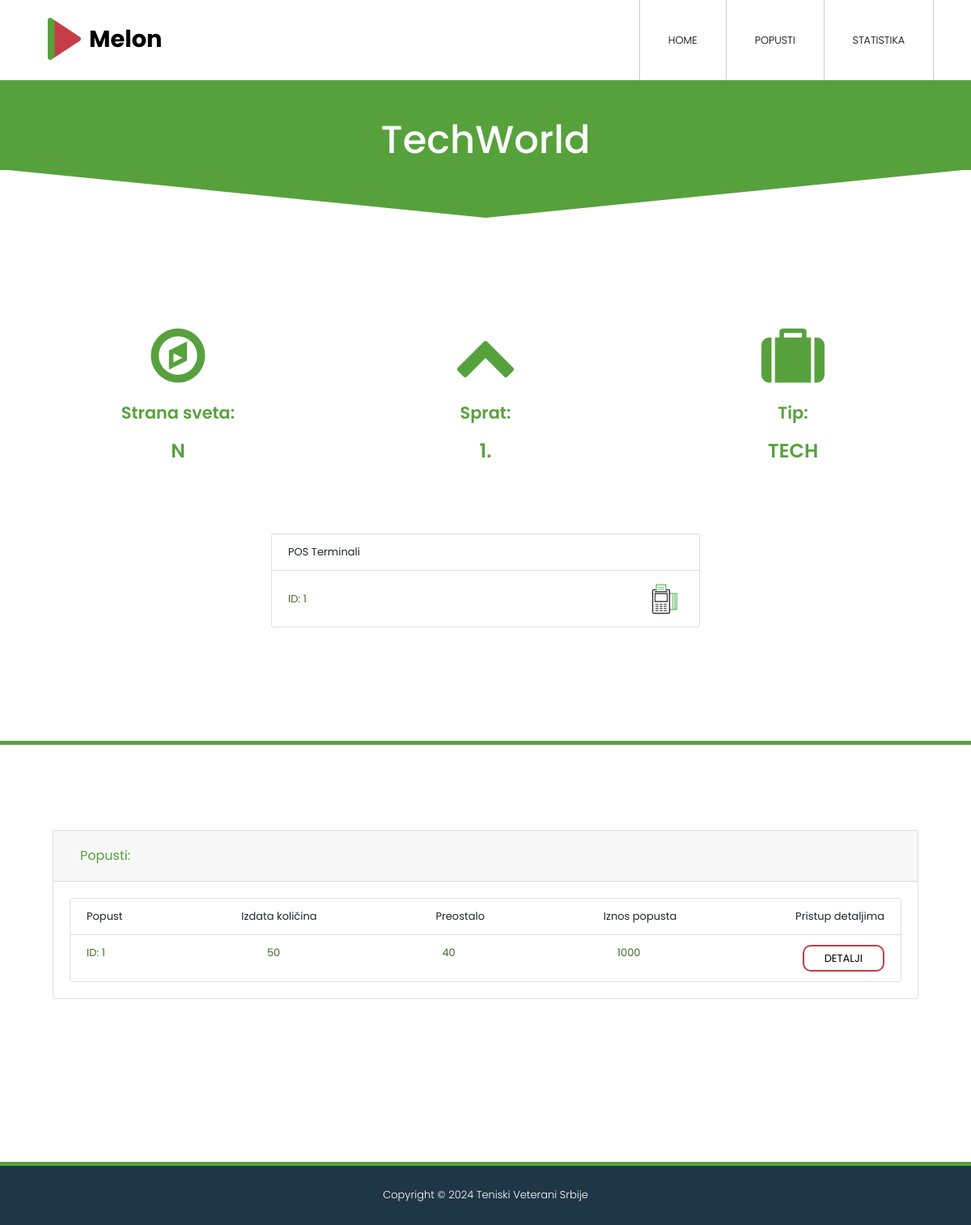
The app's page / (signed in) with its own data.
### MelonApp/models.py (models this page shows)
class Firma(models.Model):
    id = models.AutoField(db_column='ID', primary_key=True, blank=True)  # Field name made lowercase.
    naziv = models.CharField(db_column='NAZIV',max_length=30)  # Field name made lowercase.
    sprat = models.IntegerField(db_column='SPRAT', blank=True, null=True)  # Field name made lowercase.
    strana_sveta = models.CharField(db_column='STRANA_SVETA', blank=True, null=True,max_length=30)  # Field name made lowercase.
    username = models.CharField(db_column='USERNAME', blank=True, null=True,max_length=30)  # Field name made lowercase.
    password = models.CharField(db_column='PASSWORD', blank=True, null=True,max_length=30)  # Field name made lowercase.
    tip = models.CharField(db_column='TIP', blank=True, null=True,max_length=30)  # Field name made lowercase.
    class Meta:
        managed = False
        db_table = 'FIRMA'

class Pos(models.Model):
    id = models.AutoField(db_column='ID', primary_key=True, blank=True)  # Field name made lowercase.
    idf = models.ForeignKey(Firma, models.DO_NOTHING, db_column='IDF')  # Field name made lowercase.
    class Meta:
        managed = False
        db_table = 'POS'

class Promocija(models.Model):
    id = models.AutoField(db_column='ID', primary_key=True, blank=True)  # Field name made lowercase.
    idf = models.ForeignKey(Firma, models.DO_NOTHING, db_column='IDF')  # Field name made lowercase.
    iskorisceno = models.IntegerField(db_column='ISKORISCENO', blank=True, null=True)  # Field name made lowercase.
    ukupno = models.IntegerField(db_column='UKUPNO', blank=True, null=True)  # Field name made lowercase.
    minimalan_iznos = models.IntegerField(db_column='MINIMALAN_IZNOS', blank=True,
                                          null=True)  # Field name made lowercase.
    od = models.DateTimeField(db_column='OD', blank=True, null=True)  # Field name made lowercase.
    do = models.DateTimeField(db_column='DO', blank=True, null=True)  # Field name made lowercase.
    flat_popust = models.IntegerField(db_column='FLAT_POPUST', blank=True, null=True)  # Field name made lowercase.
    procenat_popust = models.IntegerField(db_column='PROCENAT_POPUST', blank=True,
                                          null=True)  # Field name made lowercase.
    max_iznos = models.IntegerField(db_column='MAX_IZNOS', blank=True, null=True)  # Field name made lowercase.
    class Meta:
        managed = False
        db_table = 'PROMOCIJA'

### MelonApp/views.py (the view)
# urls.py: path('', views.landingPage, name="landingPage"),
@login_required
def landingPage(request):
    firma = Firma.objects.filter(username=request.user.username).first()
    context = {}
    if firma:
        context['strana_sveta'] = firma.strana_sveta
        context['sprat'] = firma.sprat
        context['tip'] = firma.tip
        context['naziv'] = firma.naziv
    pos_terminals = Pos.objects.filter(idf=firma)
    if pos_terminals:
        context['pos_terminals'] = pos_terminals
    promotions = Promocija.objects.filter(idf=firma.id)
    if promotions:
        context['promotions'] = promotions
    return render(request, 'index.html', context)

### templates/index.html (shortened to what this page needs)
{% extends 'base.html' %}
{% load static %}
{% block content %}
              <div class="tm-section-2">
                <div class="container">
                    <div class="row">
                        <div class="col text-center">
                            <br>
                            <br>
                            <h2 class="tm-section-title">{{ naziv }} </h2>
                        </div>
                    </div>
                </div>
            </div>
            <div class="tm-section tm-position-relative">
                <svg xmlns="http://www.w3.org/2000/svg" viewBox="0 0 100 100" preserveAspectRatio="none" class="tm-section-down-arrow">
                    <polygon fill="#57a13d" points="0,0  100,0  50,60"></polygon>
                </svg>
                <div class="container tm-pt-5 tm-pb-4">
                    <div class="row text-center">
                        <article class="col-sm-12 col-md-4 col-lg-4 col-xl-4 tm-article">
                            <i class="fa tm-fa-6x fa-compass tm-color-primary tm-margin-b-20"></i>
                            <h3 class="tm-color-primary tm-article-title-1">Strana sveta:</h3>
                            <h4  class="text-uppercase tm-color-primary tm-font-semibold">
                                 {% if strana_sveta %}
                                    {{ strana_sveta }}
                                {% else %}
                                    N/A
                                {% endif %}
                            </h4>
                        </article>
                        <article class="col-sm-12 col-md-4 col-lg-4 col-xl-4 tm-article">
                            <i class="fa tm-fa-6x fa-chevron-up tm-color-primary tm-margin-b-20"></i>
                            <h3 class="tm-color-primary tm-article-title-1">Sprat:</h3>
                            <h4  class="text-uppercase tm-color-primary tm-font-semibold">
                                 {% if sprat %}
                                    {{ sprat }}.
                                {% else %}
                                    0
                                {% endif %}
                            </h4>
                        </article>
                        <article class="col-sm-12 col-md-4 col-lg-4 col-xl-4 tm-article">
                            <i class="fa tm-fa-6x fa-suitcase tm-color-primary tm-margin-b-20"></i>
                            <h3 class="tm-color-primary tm-article-title-1">Tip:</h3>
                            <h4  class="text-uppercase tm-color-primary tm-font-semibold">
                                {% if tip %}
                                    {{ tip }}
                                {% else %}
                                    N/A
                                {% endif %}
                            </h4>
                        </article>
                        <article class="col-sm-12 col-md-4 col-lg-12 col-xl-12 tm-article d-flex justify-content-center ">
                            <ul class="list-group  " style="width: 50%">
                                      <li class="list-group-item">
                                        <div class="d-flex justify-content-between align-content-center ">
                                          <span style="align-items: center">POS Terminali</span>
                                        </div>
                                      </li>
                                       {% for pos in pos_terminals %}
                                            <li class="list-group-item">
                                                <div class="d-flex justify-content-between tm-color-primary2">
                                                    <span class="align-content-center">ID: {{ pos.id }}</span>
                                                    <span><img src="{% static 'img/img.png' %}" alt="" style="width: 45px; height: 45px;"></span>
                                                </div>
                                            </li>
                                            {% empty %}
                                            <li class="list-group-item">
                                                <div class="d-flex justify-content-between tm-color-primary2">
                                                    <span>Nema POS Terminala</span>
                                                </div>
                                            </li>
                                        {% endfor %}
                                    </ul>
                        </article>
                    </div>
                </div>
            </div>
            <div class="green-line"></div>
            <div >
                <div class="tm-section tm-section-pad" >
                        <div class="col-sm-12 col-md-12 col-lg-12 col-xl-12 ">
                            <div id="accordion">
                              <div class="card">
                                <div class="card-header" id="headingOne">
                                  <h5 class="mb-0">
                                    <button class=" tm-color-primary btn btn-link" data-toggle="collapse" data-target="#collapseOne" aria-expanded="true" aria-controls="collapseOne">
                                      Popusti:
                                    </button>
                                  </h5>
                                </div>
                                {% load mathfilters %}
                                <div id="collapseOne" class="collapse show " aria-labelledby="headingOne" data-parent="#accordion">
                                  <div class="card-body">
                                  <ul class="list-group">
                                      <li class="list-group-item">
                                        <div class="d-flex justify-content-between">
                                          <span>Popust</span>
                                          <span>Izdata količina</span>
                                          <span>Preostalo</span>
                                          <span>Iznos popusta</span>
                                          <span>Pristup detaljima</span>
                                        </div>
                                      </li>
                                      {% for prom in promotions %}
                                      <li class="list-group-item">
                                        <div class="d-flex justify-content-between tm-color-primary2">
                                          <span>ID: {{ prom.id }}</span>
                                          <span>{{ prom.ukupno }}</span>
                                          <span>{{ prom.ukupno|sub:prom.iskorisceno }}</span>
                                          <span>
                                              {% if prom.flat_popust %}
                                                    {{ prom.flat_popust }}
                                                {% else %}
                                                    {{ prom.procenat_popust }}%
                                                {% endif %}
                                          </span>
                                          <span><button class="tm-btn-white-bordered" onclick="showModal('{{ prom.id }}')"> Detalji</button></span>
                                        </div>
                                      </li>
                                      {% endfor %}
                                    </ul>
                                  </div>
                                </div>
                              </div>
                            </div>
                        </div>
                </div>
            </div>
            <div class="green-line"></div>
        <div >
            <footer class="tm-bg-dark-blue">
                <div class="container">
                    <div class="row">
                        <p class="col-sm-12 text-center tm-font-light tm-color-white p-4 tm-margin-b-0">
                        Copyright &copy; <span class="tm-current-year">2024</span> Teniski Veterani Srbije
                    </div>
                </div>
            </footer>
        </div>
{% endblock %}

### static/css/tooplate-style.css (style rules this page uses)
body { font-family: 'Poppins', 'Quicksand', Arial, sans-serif; font-size: 13px; font-weight: 400; overflow-x: hidden; }
a, button { transition: all 0.3s ease; }
.green-line { width: 100%; height: 5px; background-color: #57a13d; position: relative; }
.tm-position-relative { position: relative; }
.tm-fa-6x { font-size: 6em; }
.tm-margin-b-0 { margin-bottom: 0; }
.tm-margin-b-20 { margin-bottom: 20px; }
.tm-color-white { color: white; }
.tm-color-primary { color: #57a13d; }
.tm-color-primary2 { color: #3c702c; }
.tm-bg-dark-blue { background: #1f3646; }
.tm-section-pad { padding: 30px 50px; }
.tm-font-light { font-weight: 300; }
.tm-font-semibold { font-weight: 600; }
p { color: #898989; line-height: 1.9; }
.tm-section { min-height: 515px; }
.tm-section-pad { padding-top: 80px; padding-bottom: 80px; }
.tm-section-down-arrow { position: absolute; top: -1px; width: 100%; height: 100px; }
.tm-pt-5 { padding-top: 150px; }
.tm-pb-4 { padding-bottom: 100px; }
.tm-section-2 { background: #57a13d; padding-top: 50px; position: relative; }
.tm-section-title { color: white; font-size: 3rem; }
.tm-btn-white-bordered { display: inline-block; padding: 5px 25px; border: 2px solid ; border-color:#c53d46 ; border-radius: 10px; background: transparent; text-transform: uppercase; cursor: pointer; }
.tm-article { padding: 40px; transition: all 0.3s ease; }
.tm-article-title-1 { font-size: 1.3rem; font-weight: 600; margin-bottom: 20px; }

### records on screen
Firma: NAZIV "TechWorld", TIP "TECH"
Pos: id "1"
Promocija: id "1", ukupno "50", ukupno|sub "40", flat_popust "1000"

### other values on screen
{{ strana_sveta }} "N"
{{ sprat }} "1"
